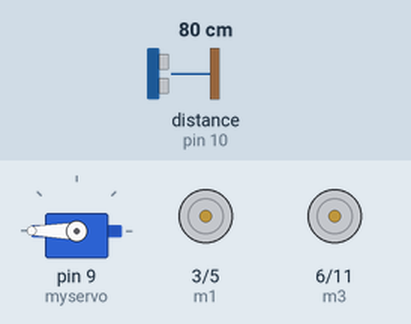
The sketch below on a simulated Arduino Uno, built with avr-gcc and run on an emulated ATmega328P. Shown: servo, motor-driver pin pairs drawn as motors (green arrow = first pin HIGH = forward, orange = second pin HIGH = backward, longer = more drive). Wiring (inferred from the names in the program): ultrasonic range finder: trigger pin 8; echo pin 10. Inputs (shaded band) come from the test bench; at power-on: distance to the obstacle (sensor on pin 10) 80 cm. The echo pulse lasts 58.3 µs per cm; what the sketch prints to the serial monitor is not drawn.

Above: at 1.2 s.
1.3 s: distance to the obstacle (sensor on pin 10) set to 56 cm
4.3 s: distance to the obstacle (sensor on pin 10) set to 46 cm
At 5.1 s:
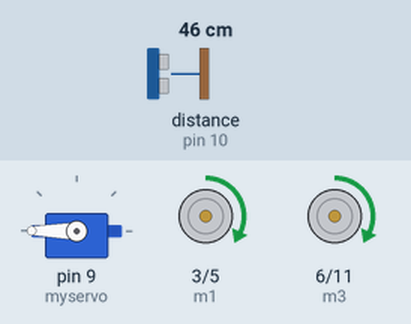
7.3 s: distance to the obstacle (sensor on pin 10) set to 120 cm
10.3 s: distance to the obstacle (sensor on pin 10) set to 2 cm
At 11.0 s:
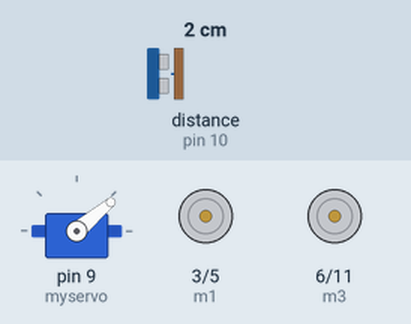
13.3 s: distance to the obstacle (sensor on pin 10) set to 60 cm
At 14.1 s:
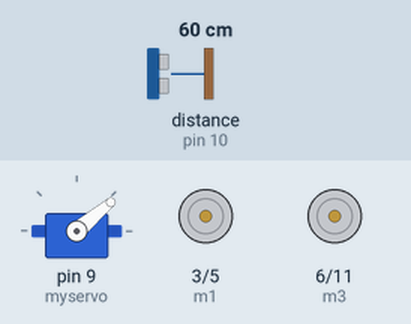
Timing chart, 0 to 17.3 s (numbered marks = the images above; inputs shaded):
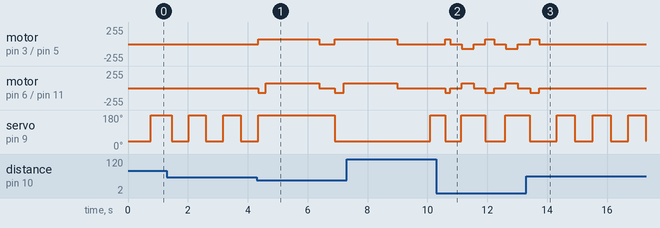

The sketch:

sketch_jan24a.ino
```cpp
int trigpin=8;
int echopin=10;
long duration,distance;
int m1=3,m2=5,m3=6,m4=11;
int sml=1000;
int save;
int sped=70;
int dly;
#include <Servo.h>
Servo myservo;

int j,a,i=0;
int cnt=0;
int pos = 0;
int ang;
void setup()
{
   myservo.attach(9);

  pinMode(m1,OUTPUT);
  pinMode(m2,OUTPUT);
  pinMode(m3,OUTPUT);
  pinMode(m4,OUTPUT);
  Serial.begin(9600);
  pinMode(trigpin,OUTPUT);
  pinMode(echopin,INPUT);

}

void loop()
{
 myservo.write(pos);
  for (pos =40; pos <= 180; pos +=1)
  {
    myservo.write(pos);

     digitalWrite(trigpin,HIGH);
   //delayMicroseconds(10);
   digitalWrite(trigpin,LOW);
   duration=pulseIn(echopin,HIGH);
   distance=(duration/2)/29.1;
   Serial.println(distance);
   //delay(10);
   if(distance<sml)
   {
    sml=distance;
    save = pos;
    //Serial.println("save update");
   }

}
delayMicroseconds(10);
//Serial.println(save);
//myservo.write(save);
//myservo.write(120);
//delay(1000);
//myservo.write(60);
//delay(1000);
if(sml<50)
adj();

sml=1000;


  for (pos =180; pos >= 40; pos -=1)
  {
    myservo.write(pos);

     digitalWrite(trigpin,HIGH);
   //delayMicroseconds(10);
   digitalWrite(trigpin,LOW);
   duration=pulseIn(echopin,HIGH);
   distance=(duration/2)/29.1;
   Serial.println(distance);
   //delay(10);
   if(distance<sml)
   {
    sml=distance;
    save = pos;
   // Serial.println("save update");
   }

}
delayMicroseconds(10)
;
Serial.println(save);
//myservo.write(save);
//myservo.write(120);
//delay(1000);
//myservo.write(60);
//delay(1000);
if(sml<50)
adj();


sml=1000;
}
void adj()
{
  if(save<=120)
  {
    ang = 120 - save;
      Serial.println("right side");
  digitalWrite(m1,LOW);
  analogWrite(m2,sped);
  analogWrite(m3,sped);
  digitalWrite(m4,LOW);


  }
  else
  {
    ang = save - 120;
     // Serial.println("right side");
  analogWrite(m1,sped);
  analogWrite(m2,0);
  analogWrite(m3,0);
  analogWrite(m4,sped);
  }
  for(i=0;i<ang;i++)
  {
    delay(5);
    //Serial.println(distance);
    }
  if(sml<10)
  {

  digitalWrite(m1,LOW);
  digitalWrite(m2,LOW);
  digitalWrite(m3,LOW);
  digitalWrite(m4,LOW);

}
else
{
 analogWrite(m1,sped);
  analogWrite(m2,0);
  analogWrite(m3,sped);
  analogWrite(m4,0);
  dly=sml-10;
  for(j=0;j<=50;j++)
  {
    delay(dly);
  }
  }
  digitalWrite(m1,LOW);
  digitalWrite(m2,LOW);
  digitalWrite(m3,LOW);
  digitalWrite(m4,LOW);

}
```

Measured:
- the behaviour switches between 51 and 50 cm on distance to the obstacle (sensor on pin 10) (found by bisection; images 0 and 1)
- after the input at 4.3 s, motor on pin 3 (m1) / pin 5 (m2): stopped → forward 70/255 after 0.06 s, → stopped 2.0 s later, → forward 70/255 0.53 s later; motor on pin 6 (m3) / pin 11 (m4): stopped → backward 70/255 after 0.06 s, → forward 70/255 0.24 s later, → stopped 1.8 s later, → backward 70/255 0.53 s later, … (5 changes in this stretch)
- after the input at 7.3 s, motor on pin 3 (m1) / pin 5 (m2), motor on pin 6 (m3) / pin 11 (m4): goes on until 9.0 s, then stays stopped; servo on pin 9 (myservo): 40° → 180° after 2.8 s instead of 2.2 s
- after the input at 13.3 s, motor on pin 3 (m1) / pin 5 (m2), motor on pin 6 (m3) / pin 11 (m4): goes on until 13.7 s, then stays stopped
